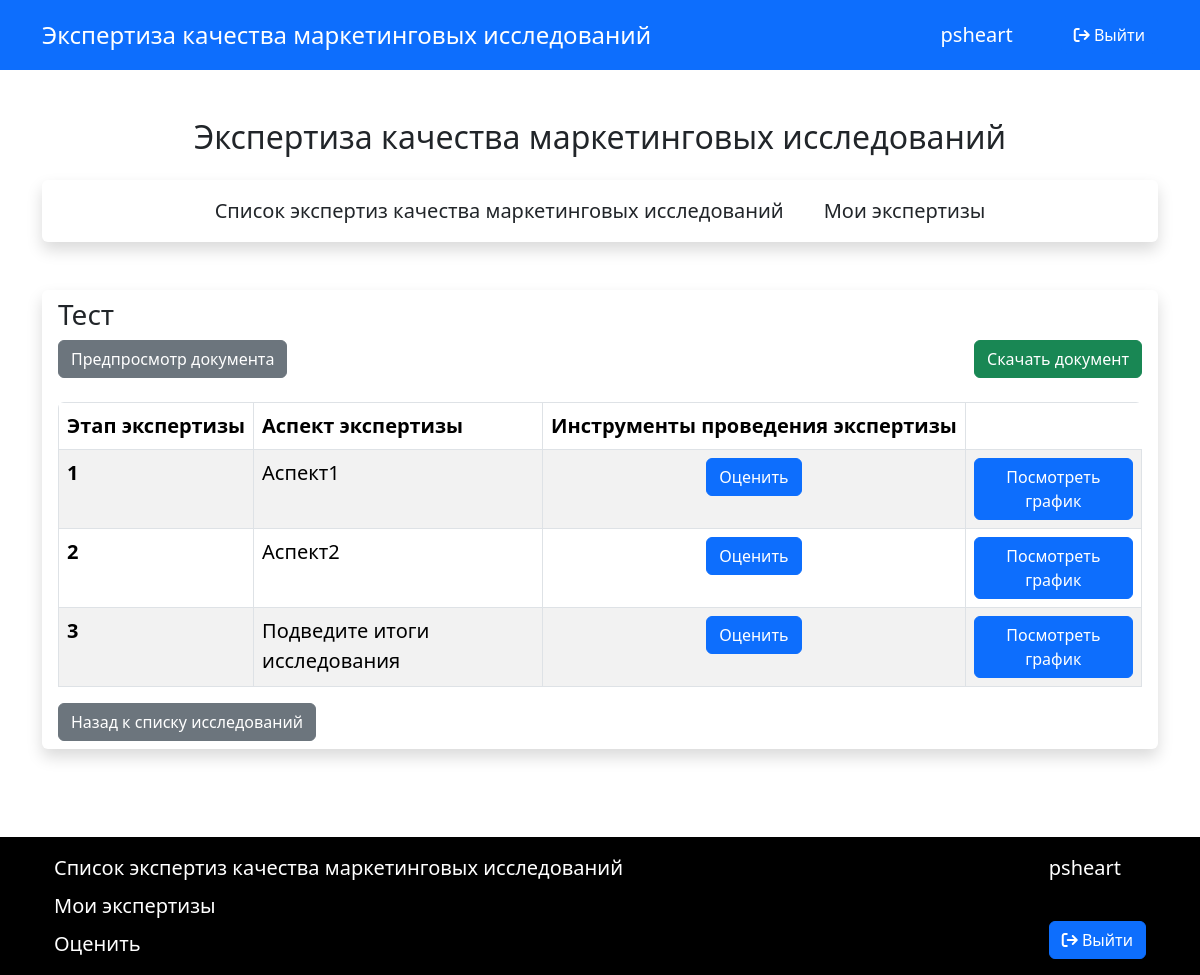
Screenshot of /research/rate/27/ (signed in) with the database file from the repository.
### research/models.py (models this page shows, shortened)
class Research(models.Model):
    title = models.CharField(max_length=255, )
    pdf_document = models.FileField(upload_to='media/research_pdfs/')
    participants = models.ManyToManyField(User, related_name='researches')
    created_at = models.DateTimeField(auto_now_add=True)
    author = models.ForeignKey(settings.AUTH_USER_MODEL, on_delete=models.CASCADE, related_name='authored_researches', null=True)
    is_completed = models.BooleanField(default=False)

class Aspect(models.Model):
    research = models.ForeignKey(Research, on_delete=models.CASCADE, related_name='aspects')
    stage_number = models.PositiveIntegerField()
    name = models.CharField(max_length=255)

class ResultResearch(models.Model):
    research = models.ForeignKey(Research, on_delete=models.CASCADE, related_name='resultResearch')
    user = models.ForeignKey(User, on_delete=models.CASCADE)
    name = models.CharField(max_length=255)
    result_value = models.TextField(null=True)

### research/views.py (the view, shortened to what this page needs)
# urls.py: path('research/rate/<int:aspect_id>/', rate_aspect, name='rate_aspect'),
@login_required
def rate_aspect(request, aspect_id):
    research = Research.objects.get(pk=aspect_id)
    aspects = Aspect.objects.filter(research=research)
    max_stage = aspects.last().stage_number+1
    existing_ratings = Rating.objects.filter(user=request.user, parameter__aspect__research=research)
    existing_ratings_by_aspect = 0
    ratings_dict = {rating.parameter.id: rating.score for rating in existing_ratings}
    results = ResultResearch.objects.filter(research=research).first()
    return render(request, 'research/rate_aspect.html', {'research': research, 'aspects': aspects, 'ratings_dict': ratings_dict, 'results':results, 'max_stage':max_stage})

### templates/research/rate_aspect.html (shortened to what this page needs)
{% extends 'core/base.html' %}
{% load custom_tags %}
{% block content %}
    <section class="pt-5">
        <div class="container-xl d-flex flex-column gap-3">
            <h2 class="text-center h-2 section_title">Экспертиза качества маркетинговых исследований</h2>
            <ul class="nav justify-content-center gap-2 shadow rounded-2 fs-5 py-2">
                <li class="nav-item">
                    <a class="nav-link text-dark link-hover link-active" href="{% url 'research_list' %}">Список экспертиз качества маркетинговых исследований</a>
                </li>
                <li class="nav-item">
                    <a class="nav-link active text-dark link-hover" aria-current="page" href="my_surveys.html">Мои экспертизы</a>
                </li>
            </ul>
        </div>
    </section>
<section class="pt-5">
    <div class="container-xl d-flex flex-column gap-3">
        <form class ="shadow rounded-2 fs-5 py-2 p-3">
                    <div class="col-6">
                        <h3 class = ""> {{ research.title}} </h3>
                    </div>
                    <div class="col-12 d-flex justify-content-between">
                        {% if research.pdf_document %}
                        <div>
                            <a href="{{ research.pdf_document.url }}" class="btn btn-secondary w-5r rounded-2" id="previewBtn">Предпросмотр документа</a>
                        </div>
                        <div>
                            <a href="{{ research.pdf_document.url }}" class="btn btn-success w-5r rounded-2" download>Скачать документ</a>
                        </div>
                        {% else %}
                        Нет документа
                    {% endif %}
                    </div>
                    <div class="mt-4 rounded-2 overflow-auto">
                        <table class="table table-striped table-hover table-bordered">
                            <thead>
                            <tr>
                                <th scope="col" class="text-nowrap col-hover" role="button">
                                    Этап экспертизы
                                </th>
                                <th scope="col" class="text-nowrap col-hover" role="button">
                                    Аспект экспертизы
                                </th>
                                <th scope="col" class="text-nowrap col-hover" role="button">
                                    Инструменты проведения экспертизы
                                </th>
                            </tr>
                            </thead>
                            <tbody>
                              {% for aspect in aspects %}
                                <tr role="button">
                                    <th scope="row">{{ aspect.stage_number }}</th>
                                    <td>
                                        {{ aspect.name }}
                                    </td>
                                        <td class ="text-center">
                                            <button class="btn btn-primary w-5r rounded-2" type="button" data-bs-toggle="modal" data-bs-target="#{{ aspect.stage_number }}-form {% if not aspects.last %} #{{ results.id }}-form1 {% endif %}" >
                                            Оценить
                                             </button>
                                    </td>
                                    <td>
                                        <div class="d-flex align-items-center" id="show">
                                            <button class="btn btn-primary" type="button" id="showChart_{{aspect.id}}">Посмотреть график</button>
                                        </div>
                                    </td>
                                </tr>
                                {% endfor %}
                                <tr role="button">
                                    <th scope="row">{{ max_stage }}</th>
                                    <td>
                                        {{ results.name }}
                                    </td>
                                        <td class ="text-center">
                                            <button class="btn btn-primary w-5r rounded-2" type="button" data-bs-toggle="modal" data-bs-target="#{{ results.id }}-form1" >
                                            Оценить
                                             </button>
                                    </td>
                                    <td>
                                        <div class="d-flex align-items-center" id="show">
                                            <button class="btn btn-primary" type="button" id="showChart_{{aspect.id}}">Посмотреть график</button>
                                        </div>
                                    </td>
                                </tr>
                            </tbody>
                        </table>
                    </div>
                    <a href="{% url 'research_list' %}" class="btn btn-secondary">Назад к списку исследований</a>
        </form>
    </div>
</section>
{% include 'core/pagination.html' %}
{% endblock content %}

### templates/core/base.html (shortened to what this page needs)
<!DOCTYPE html>
<html lang="en">
<head>
    <link href="https://use.fontawesome.com/releases/v5.0.4/css/all.css" rel="stylesheet">
    <link href="https://cdn.jsdelivr.net/npm/bootstrap@5.3.3/dist/css/bootstrap.min.css" rel="stylesheet">
</head>
<body data-layout-mode="light" class="bg-gray-100 dark:bg-gray-900 bg-[url('../images/bg-body.png')] dark:bg-[url('../images/bg-body-2.png')]">
    <header class="w-100 bg-primary">
        <div class="d-flex justify-content-between align-items-center container-xl py-3">
            <a href="#" class="text-white fs-4 font-logo text-decoration-none link-hover">Экспертиза качества маркетинговых исследований</a>
            <div class="d-flex gap-md-5 gap-3 align-items-center fs-5">
              {% if user.is_authenticated and user.is_active %}
                <span class="text-white">{{user.username}}</span>
                    <form action="{% url 'logout' %}" method="post">
                        <button class="btn btn-primary"><i class="fa-solid fa-arrow-right-from-bracket"></i>
                            Выйти
                        </button>
                      </form>
                {% endif %}
            </div>
        </div>
    </header>
    {% block content %}
    {% endblock content %}
    <footer class="mt-5 bg-black">
        <div class="container-xl mx-auto row justify-content-between py-3">
            <div class="col-lg-7 col-12 d-flex gap-5 justify-content-lg-start justify-content-between">
                <div class="d-flex flex-column gap-2">
                    <a href="{% url 'research_list' %}" class="text-white text-decoration-none link-hover fs-5 w-auto">Список экспертиз качества маркетинговых исследований</a>
                    <a href=" {% if user.is_authenticated and user.is_active %} {% url 'create_research' %} {% else %} {% url 'login' %} {% endif %} "  class="text-white text-decoration-none link-hover fs-5">Мои экспертизы</a>
                    <a href="range_expert.html" class="text-white text-decoration-none link-hover fs-5">Оценить</a>
                </div>
            </div>
            <div class="col-lg-auto col-12 mt-lg-0 mt-3 d-flex flex-lg-column justify-content-between">
                {% if user.is_authenticated and user.is_active %}
                <p class="text-white fs-5">{{user.username}}</p>
                <form action="{% url 'logout' %}" method="post">
                    <button class="btn btn-primary"><i class="fa-solid fa-arrow-right-from-bracket"></i>
                        Выйти
                    </button>
                  </form>
              {% endif %}
            </div>
        </div>
    </footer>

### rows the page displays
Research: title "Тест"
Aspect: stage_number "1", name "Аспект1"
Aspect: stage_number "2", name "Аспект2"
ResultResearch: name "Подведите итоги исследования"

### other values shown
{{ user.username }} "psheart"
{{ max_stage }} "3"
